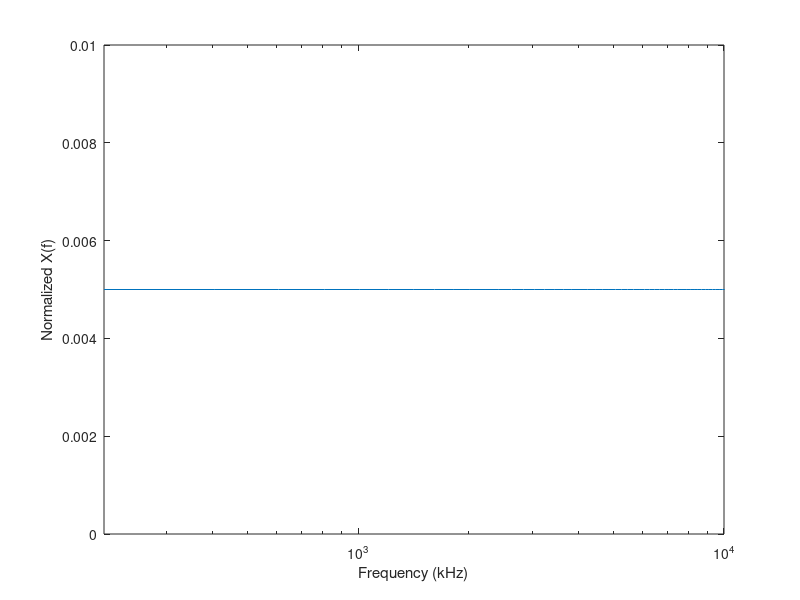

Write the MATLAB code that produced this figure. (Note: this script raises an error after producing the figure.)
function betterLights

    clear
    close all

    cleanup_obj = onCleanup(@cleanup);

    % Constants
    Fs = 44100;         % sample rate
    %R =  24;            % number of bits 8,16,24
    C = 1;              % # of channels: mono 1, stereo 2
    T = 0.1;            % length of each batch in seconds
    L = T*Fs;

    RESET_TIME = 3;     % reset max_energy per band, and beat thres every
                        % RESET_TIME mins
    nBands = 5;
    T_buff = 1;
    buffSize = floor(T_buff/T) + 1;     % number of frames whose energy at diff bands
                       % is kept track of - 
    history = zeros(1, buffSize);
    beat_est_thres = 0.08;
    bps = 0;        % initial estimate
    
    % debug mode
    PLOTTED = true;
    TEXTSIM = true;
    PRINTED = true;

    % loop counter
    count = 1;
    maxEnergy = -9999;

    if PLOTTED
        % setup plot
        f = (linspace(0,20e3,100))';
        X_f = 0.005 * ones(size(f));
        h_fig = figure(1);
        semilogx(f, X_f)
        xlabel('Frequency (kHz)')
        ylabel('Normalized X(f)')
        xlim([0 10e3])
        ylim([0 0.01])
    else
        h_fig = 0;
    end

    % output target
    if TEXTSIM
        obj = fopen('energies.txt', 'w');
    else
        % Arduino serial
        obj = openSerialPort('COM4', 9600);
    end

    ft = dsp.FFT('Normalize', true);

    f = Fs/L * (0: floor((L-1)/2));
    win = hann(L);       % hanning window
    mic = dsp.AudioRecorder('SampleRate', Fs, ...
                            'NumChannels', C, ...
                            'QueueDuration', 0, ...
                            'SamplesPerFrame', L, ...
                            'OutputNumOverrunSamples', true);

    pause(1);           %let things settle
    disp('Recording ...');
    runTime = tic;
    mic();      % clear buffer and start fresh

    while true 
            [audio, nOverRun] = mic();
            if PRINTED && nOverRun > 5
                fprintf(['Number of samples overrun = %g ', ...
                         '\t \t at t = %.4f mins \n'], ...
                         nOverRun, toc(runTime)/60) 
            end
            X_f = abs(ft(audio .* win));
            X_f = X_f(1:length(f));     % get only the positive frequencies
            [band_eg, maxEnergy] = sendData(obj, f, X_f, maxEnergy, bps);

            % - get bpm estimate by tracking the number of beats in the last
            %   T_buff seconds 
            % - it's a beat if the energy change since last frame is bigger
            %   than the beat threshold
            % - beat threshold is the running average sig. energy difference
            %   reset every RESET_TIME(mins)
            history = [history(2:end-1), sum(audio.^2)/L - history(end), sum(audio.^2)/L];
            history(history < 0) = 0;
            beat_est_thres = (beat_est_thres * (count - 1) + mean(history(1:end-1))) / count;
            bps = sum(history(1:end-1) > beat_est_thres) / (T_buff);
            
            if PLOTTED
                subplot 211
                stem(band_eg)
                grid on
                xlim([0,nBands + 1])
                ylim([0, 250])
                title(sprintf('%g : %g : %.2f , BPM: %.1f ', ...
                                floor(toc(runTime)/3600), ...
                                mod(floor(toc(runTime)/60), 60), ...
                                mod(toc(runTime), 60), ...
                                bps));
                subplot 212
                semilogx(h_fig.CurrentAxes, f, X_f)
                xlabel('Frequency (kHz)')
                ylabel('Normalized X(f)')
                xlim([0 10e3])
                ylim([0 0.01])
                pause(1e-9)
            end

            if abs(mod(toc(runTime)/60,RESET_TIME) - 0) <= 1e-3
               maxEnergy = -9999;
               if PRINTED
                    fprintf('\t\t\t MaxEnergy reset at time %.4f min \n',  toc(runTime)/60)
                    count = 0;
               end
            end
            count = count + 1;
    end

    function cleanup
        fprintf('Done recording. Cleaning up ... \n')
        release(mic);
        release(ft);
        fclose(obj);

        clear all
        close all
        fprintf('All set! \n') 
    end

end